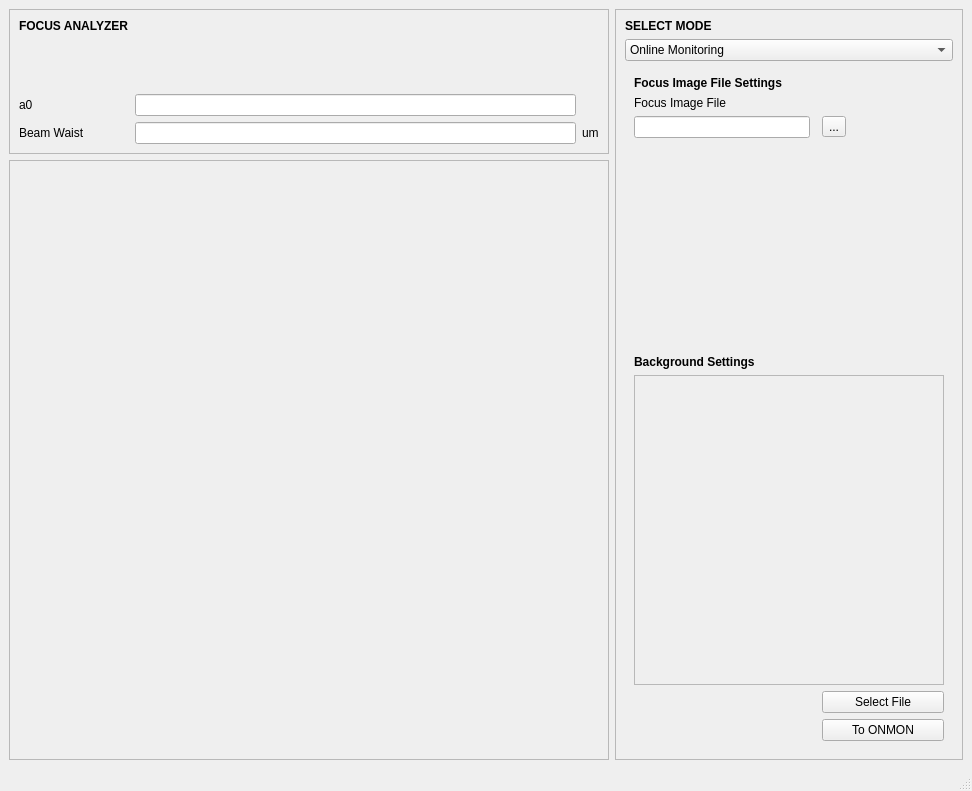
<?xml version="1.0" encoding="UTF-8"?>
<ui version="4.0">
 <class>FocusDiagnosticsMainWindow</class>
 <widget class="QMainWindow" name="FocusDiagnosticsMainWindow">
  <property name="geometry">
   <rect>
    <x>0</x>
    <y>0</y>
    <width>972</width>
    <height>791</height>
   </rect>
  </property>
  <property name="sizePolicy">
   <sizepolicy hsizetype="Fixed" vsizetype="Fixed">
    <horstretch>0</horstretch>
    <verstretch>0</verstretch>
   </sizepolicy>
  </property>
  <property name="minimumSize">
   <size>
    <width>0</width>
    <height>0</height>
   </size>
  </property>
  <property name="maximumSize">
   <size>
    <width>16777215</width>
    <height>16777215</height>
   </size>
  </property>
  <property name="windowTitle">
   <string>Focus Diagnostics</string>
  </property>
  <widget class="QWidget" name="centralwidget">
   <layout class="QGridLayout" name="gridLayout">
    <item row="0" column="1" rowspan="2">
     <widget class="QFrame" name="frame">
      <property name="minimumSize">
       <size>
        <width>0</width>
        <height>0</height>
       </size>
      </property>
      <property name="maximumSize">
       <size>
        <width>16777215</width>
        <height>16777215</height>
       </size>
      </property>
      <property name="frameShape">
       <enum>QFrame::StyledPanel</enum>
      </property>
      <property name="frameShadow">
       <enum>QFrame::Raised</enum>
      </property>
      <layout class="QGridLayout" name="gridLayout_5">
       <item row="0" column="2">
        <widget class="QLabel" name="Label_MODE">
         <property name="font">
          <font>
           <bold>true</bold>
          </font>
         </property>
         <property name="text">
          <string>SELECT MODE</string>
         </property>
        </widget>
       </item>
       <item row="1" column="2">
        <widget class="QComboBox" name="ComboBox_MODE">
         <property name="minimumSize">
          <size>
           <width>200</width>
           <height>0</height>
          </size>
         </property>
         <item>
          <property name="text">
           <string>Online Monitoring</string>
          </property>
         </item>
         <item>
          <property name="text">
           <string>Offline Analysis</string>
          </property>
         </item>
        </widget>
       </item>
       <item row="3" column="2">
        <widget class="QStackedWidget" name="stackedWidget">
         <property name="currentIndex">
          <number>1</number>
         </property>
         <widget class="QWidget" name="page_ONLINE_MONITORING">
          <layout class="QGridLayout" name="gridLayout_2">
           <item row="2" column="3">
            <widget class="QLabel" name="label_4">
             <property name="text">
              <string>us</string>
             </property>
            </widget>
           </item>
           <item row="5" column="0" colspan="4">
            <widget class="QFrame" name="frame_LIVE_BKGD_IMAGE">
             <property name="frameShape">
              <enum>QFrame::StyledPanel</enum>
             </property>
             <property name="frameShadow">
              <enum>QFrame::Raised</enum>
             </property>
             <layout class="QGridLayout" name="gridLayout_4">
              <item row="0" column="0">
               <widget class="QWidget" name="widget_LIVE_BKGD_IMAGE" native="true">
                <property name="minimumSize">
                 <size>
                  <width>290</width>
                  <height>290</height>
                 </size>
                </property>
                <property name="maximumSize">
                 <size>
                  <width>400</width>
                  <height>400</height>
                 </size>
                </property>
               </widget>
              </item>
             </layout>
            </widget>
           </item>
           <item row="2" column="1">
            <widget class="QSlider" name="slider_EXPOSURE_TIME">
             <property name="orientation">
              <enum>Qt::Horizontal</enum>
             </property>
            </widget>
           </item>
           <item row="3" column="0">
            <spacer name="verticalSpacer_2">
             <property name="orientation">
              <enum>Qt::Vertical</enum>
             </property>
             <property name="sizeHint" stdset="0">
              <size>
               <width>20</width>
               <height>40</height>
              </size>
             </property>
            </spacer>
           </item>
           <item row="4" column="0" colspan="4">
            <widget class="QLabel" name="label_5">
             <property name="font">
              <font>
               <bold>true</bold>
              </font>
             </property>
             <property name="text">
              <string>Background Settings</string>
             </property>
            </widget>
           </item>
           <item row="1" column="1">
            <widget class="QSlider" name="slider_GAIN">
             <property name="orientation">
              <enum>Qt::Horizontal</enum>
             </property>
            </widget>
           </item>
           <item row="1" column="2">
            <widget class="QLineEdit" name="lineedit_GAIN">
             <property name="maximumSize">
              <size>
               <width>100</width>
               <height>16777215</height>
              </size>
             </property>
            </widget>
           </item>
           <item row="2" column="0">
            <widget class="QLabel" name="label_3">
             <property name="minimumSize">
              <size>
               <width>0</width>
               <height>0</height>
              </size>
             </property>
             <property name="text">
              <string>Exposure Time</string>
             </property>
            </widget>
           </item>
           <item row="2" column="2">
            <widget class="QLineEdit" name="lineEdit_EXPOSURE_TIME">
             <property name="maximumSize">
              <size>
               <width>100</width>
               <height>16777215</height>
              </size>
             </property>
            </widget>
           </item>
           <item row="1" column="3">
            <widget class="QLabel" name="label_6">
             <property name="text">
              <string>dB</string>
             </property>
            </widget>
           </item>
           <item row="1" column="0">
            <widget class="QLabel" name="label_2">
             <property name="minimumSize">
              <size>
               <width>0</width>
               <height>0</height>
              </size>
             </property>
             <property name="text">
              <string>Gain</string>
             </property>
            </widget>
           </item>
           <item row="0" column="0" colspan="4">
            <widget class="QLabel" name="label">
             <property name="font">
              <font>
               <bold>true</bold>
              </font>
             </property>
             <property name="text">
              <string>Camera Settings</string>
             </property>
            </widget>
           </item>
           <item row="7" column="2" colspan="2">
            <widget class="QPushButton" name="pushButton_CAPTURE_BKGD">
             <property name="text">
              <string>Capture</string>
             </property>
            </widget>
           </item>
           <item row="6" column="2" colspan="2">
            <widget class="QPushButton" name="button_VIEW_BKGD">
             <property name="text">
              <string>View</string>
             </property>
            </widget>
           </item>
          </layout>
         </widget>
         <widget class="QWidget" name="page_OFFLINE_ANALYSIS">
          <layout class="QGridLayout" name="gridLayout_7">
           <item row="7" column="2">
            <widget class="QPushButton" name="button_TRANSFER_TO_ONMON">
             <property name="maximumSize">
              <size>
               <width>122</width>
               <height>16777215</height>
              </size>
             </property>
             <property name="toolTip">
              <string>&lt;html&gt;&lt;head/&gt;&lt;body&gt;&lt;p&gt;In case users do not want to capture the backgound image using the live camera, they can load the background from an image file on &amp;quot;Offline Analysis&amp;quot; mode and click this button to transfer the file to the &amp;quot;Online Monitoring&amp;quot; mode.&lt;/p&gt;&lt;/body&gt;&lt;/html&gt;</string>
             </property>
             <property name="text">
              <string>To ONMON</string>
             </property>
            </widget>
           </item>
           <item row="4" column="0">
            <widget class="QLabel" name="label_11">
             <property name="font">
              <font>
               <bold>true</bold>
              </font>
             </property>
             <property name="text">
              <string>Background Settings</string>
             </property>
            </widget>
           </item>
           <item row="5" column="0" colspan="3">
            <widget class="QFrame" name="frame_FROMFILE_BKGD_IMAGE">
             <property name="frameShape">
              <enum>QFrame::StyledPanel</enum>
             </property>
             <property name="frameShadow">
              <enum>QFrame::Raised</enum>
             </property>
             <layout class="QGridLayout" name="gridLayout_8">
              <item row="0" column="0">
               <widget class="QWidget" name="widget_FROMFILE_BKGD_IMAGE" native="true">
                <property name="minimumSize">
                 <size>
                  <width>290</width>
                  <height>290</height>
                 </size>
                </property>
                <property name="maximumSize">
                 <size>
                  <width>400</width>
                  <height>400</height>
                 </size>
                </property>
               </widget>
              </item>
             </layout>
            </widget>
           </item>
           <item row="6" column="2">
            <widget class="QPushButton" name="pushButton_4">
             <property name="minimumSize">
              <size>
               <width>122</width>
               <height>0</height>
              </size>
             </property>
             <property name="maximumSize">
              <size>
               <width>122</width>
               <height>16777215</height>
              </size>
             </property>
             <property name="text">
              <string>Select File</string>
             </property>
            </widget>
           </item>
           <item row="7" column="0" colspan="2">
            <spacer name="horizontalSpacer_2">
             <property name="orientation">
              <enum>Qt::Horizontal</enum>
             </property>
             <property name="sizeHint" stdset="0">
              <size>
               <width>40</width>
               <height>20</height>
              </size>
             </property>
            </spacer>
           </item>
           <item row="0" column="0">
            <widget class="QLabel" name="label_7">
             <property name="font">
              <font>
               <bold>true</bold>
              </font>
             </property>
             <property name="text">
              <string>Focus Image File Settings</string>
             </property>
            </widget>
           </item>
           <item row="6" column="0" colspan="2">
            <spacer name="horizontalSpacer">
             <property name="orientation">
              <enum>Qt::Horizontal</enum>
             </property>
             <property name="sizeHint" stdset="0">
              <size>
               <width>40</width>
               <height>20</height>
              </size>
             </property>
            </spacer>
           </item>
           <item row="1" column="0">
            <widget class="QLabel" name="label_12">
             <property name="text">
              <string>Focus Image File</string>
             </property>
            </widget>
           </item>
           <item row="3" column="0">
            <spacer name="verticalSpacer_3">
             <property name="orientation">
              <enum>Qt::Vertical</enum>
             </property>
             <property name="sizeHint" stdset="0">
              <size>
               <width>20</width>
               <height>40</height>
              </size>
             </property>
            </spacer>
           </item>
           <item row="2" column="0">
            <widget class="QLineEdit" name="lineEdit_3"/>
           </item>
           <item row="2" column="2">
            <widget class="QToolButton" name="toolButton">
             <property name="text">
              <string>...</string>
             </property>
            </widget>
           </item>
          </layout>
         </widget>
        </widget>
       </item>
      </layout>
     </widget>
    </item>
    <item row="1" column="0">
     <widget class="QFrame" name="frame_3">
      <property name="minimumSize">
       <size>
        <width>600</width>
        <height>600</height>
       </size>
      </property>
      <property name="maximumSize">
       <size>
        <width>16777215</width>
        <height>16777215</height>
       </size>
      </property>
      <property name="frameShape">
       <enum>QFrame::StyledPanel</enum>
      </property>
      <property name="frameShadow">
       <enum>QFrame::Raised</enum>
      </property>
      <layout class="QGridLayout" name="gridLayout_3">
       <item row="0" column="0">
        <widget class="QWidget" name="widget_IMAGE_PROJ_Y" native="true"/>
       </item>
       <item row="0" column="1">
        <widget class="QWidget" name="widget_IMAGE" native="true">
         <property name="minimumSize">
          <size>
           <width>450</width>
           <height>450</height>
          </size>
         </property>
        </widget>
       </item>
       <item row="1" column="1">
        <widget class="QWidget" name="widget_IMAGE_PROJ_X" native="true"/>
       </item>
      </layout>
     </widget>
    </item>
    <item row="0" column="0">
     <widget class="QFrame" name="frame_2">
      <property name="frameShape">
       <enum>QFrame::StyledPanel</enum>
      </property>
      <property name="frameShadow">
       <enum>QFrame::Raised</enum>
      </property>
      <layout class="QGridLayout" name="gridLayout_6">
       <item row="1" column="0">
        <spacer name="verticalSpacer">
         <property name="orientation">
          <enum>Qt::Vertical</enum>
         </property>
         <property name="sizeHint" stdset="0">
          <size>
           <width>20</width>
           <height>40</height>
          </size>
         </property>
        </spacer>
       </item>
       <item row="0" column="0">
        <widget class="QLabel" name="Label_MODE_2">
         <property name="font">
          <font>
           <bold>true</bold>
          </font>
         </property>
         <property name="text">
          <string>FOCUS ANALYZER</string>
         </property>
        </widget>
       </item>
       <item row="2" column="0">
        <widget class="QLabel" name="label_8">
         <property name="text">
          <string>a0</string>
         </property>
        </widget>
       </item>
       <item row="3" column="0">
        <widget class="QLabel" name="label_9">
         <property name="text">
          <string>Beam Waist</string>
         </property>
        </widget>
       </item>
       <item row="3" column="2">
        <widget class="QLabel" name="label_10">
         <property name="text">
          <string>um</string>
         </property>
        </widget>
       </item>
       <item row="3" column="1">
        <widget class="QLineEdit" name="lineEdit_2"/>
       </item>
       <item row="2" column="1">
        <widget class="QLineEdit" name="lineEdit"/>
       </item>
      </layout>
     </widget>
    </item>
   </layout>
  </widget>
  <widget class="QStatusBar" name="statusbar"/>
 </widget>
 <resources/>
 <connections/>
</ui>
